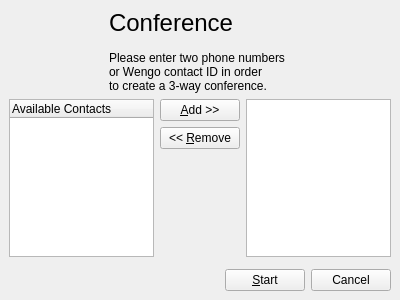
<ui version="4.0" >
 <author></author>
 <comment></comment>
 <exportmacro></exportmacro>
 <class>ConferenceInviteWidget</class>
 <widget class="QWidget" name="ConferenceInviteWidget" >
  <property name="geometry" >
   <rect>
    <x>0</x>
    <y>0</y>
    <width>400</width>
    <height>300</height>
   </rect>
  </property>
  <layout class="QGridLayout" >
   <property name="margin" >
    <number>9</number>
   </property>
   <property name="spacing" >
    <number>6</number>
   </property>
   <item row="2" column="0" >
    <spacer>
     <property name="orientation" >
      <enum>Qt::Vertical</enum>
     </property>
     <property name="sizeHint" >
      <size>
       <width>20</width>
       <height>40</height>
      </size>
     </property>
    </spacer>
   </item>
   <item row="0" column="0" >
    <widget class="QLabel" name="conferenceLabel" >
     <property name="palette" >
      <palette>
       <active>
        <color>
         <red>0</red>
         <green>0</green>
         <blue>0</blue>
        </color>
        <color>
         <red>212</red>
         <green>208</green>
         <blue>200</blue>
        </color>
        <color>
         <red>255</red>
         <green>255</green>
         <blue>255</blue>
        </color>
        <color>
         <red>234</red>
         <green>229</green>
         <blue>220</blue>
        </color>
        <color>
         <red>128</red>
         <green>128</green>
         <blue>128</blue>
        </color>
        <color>
         <red>141</red>
         <green>139</green>
         <blue>133</blue>
        </color>
        <color>
         <red>255</red>
         <green>255</green>
         <blue>255</blue>
        </color>
        <color>
         <red>255</red>
         <green>255</green>
         <blue>255</blue>
        </color>
        <color>
         <red>0</red>
         <green>0</green>
         <blue>0</blue>
        </color>
        <color>
         <red>255</red>
         <green>255</green>
         <blue>255</blue>
        </color>
        <color>
         <red>212</red>
         <green>208</green>
         <blue>200</blue>
        </color>
        <color>
         <red>64</red>
         <green>64</green>
         <blue>64</blue>
        </color>
        <color>
         <red>10</red>
         <green>36</green>
         <blue>106</blue>
        </color>
        <color>
         <red>255</red>
         <green>255</green>
         <blue>255</blue>
        </color>
        <color>
         <red>0</red>
         <green>0</green>
         <blue>255</blue>
        </color>
        <color>
         <red>255</red>
         <green>0</green>
         <blue>255</blue>
        </color>
        <color>
         <red>232</red>
         <green>232</green>
         <blue>232</blue>
        </color>
       </active>
       <inactive>
        <color>
         <red>0</red>
         <green>0</green>
         <blue>0</blue>
        </color>
        <color>
         <red>212</red>
         <green>208</green>
         <blue>200</blue>
        </color>
        <color>
         <red>255</red>
         <green>255</green>
         <blue>255</blue>
        </color>
        <color>
         <red>234</red>
         <green>229</green>
         <blue>220</blue>
        </color>
        <color>
         <red>128</red>
         <green>128</green>
         <blue>128</blue>
        </color>
        <color>
         <red>141</red>
         <green>139</green>
         <blue>133</blue>
        </color>
        <color>
         <red>255</red>
         <green>255</green>
         <blue>255</blue>
        </color>
        <color>
         <red>255</red>
         <green>255</green>
         <blue>255</blue>
        </color>
        <color>
         <red>0</red>
         <green>0</green>
         <blue>0</blue>
        </color>
        <color>
         <red>255</red>
         <green>255</green>
         <blue>255</blue>
        </color>
        <color>
         <red>212</red>
         <green>208</green>
         <blue>200</blue>
        </color>
        <color>
         <red>64</red>
         <green>64</green>
         <blue>64</blue>
        </color>
        <color>
         <red>212</red>
         <green>208</green>
         <blue>200</blue>
        </color>
        <color>
         <red>0</red>
         <green>0</green>
         <blue>0</blue>
        </color>
        <color>
         <red>0</red>
         <green>0</green>
         <blue>255</blue>
        </color>
        <color>
         <red>255</red>
         <green>0</green>
         <blue>255</blue>
        </color>
        <color>
         <red>232</red>
         <green>232</green>
         <blue>232</blue>
        </color>
       </inactive>
       <disabled>
        <color>
         <red>106</red>
         <green>104</green>
         <blue>100</blue>
        </color>
        <color>
         <red>212</red>
         <green>208</green>
         <blue>200</blue>
        </color>
        <color>
         <red>255</red>
         <green>255</green>
         <blue>255</blue>
        </color>
        <color>
         <red>233</red>
         <green>231</green>
         <blue>227</blue>
        </color>
        <color>
         <red>128</red>
         <green>128</green>
         <blue>128</blue>
        </color>
        <color>
         <red>141</red>
         <green>139</green>
         <blue>133</blue>
        </color>
        <color>
         <red>106</red>
         <green>104</green>
         <blue>100</blue>
        </color>
        <color>
         <red>255</red>
         <green>255</green>
         <blue>255</blue>
        </color>
        <color>
         <red>106</red>
         <green>104</green>
         <blue>100</blue>
        </color>
        <color>
         <red>212</red>
         <green>208</green>
         <blue>200</blue>
        </color>
        <color>
         <red>212</red>
         <green>208</green>
         <blue>200</blue>
        </color>
        <color>
         <red>0</red>
         <green>0</green>
         <blue>0</blue>
        </color>
        <color>
         <red>10</red>
         <green>36</green>
         <blue>106</blue>
        </color>
        <color>
         <red>255</red>
         <green>255</green>
         <blue>255</blue>
        </color>
        <color>
         <red>0</red>
         <green>0</green>
         <blue>255</blue>
        </color>
        <color>
         <red>255</red>
         <green>0</green>
         <blue>255</blue>
        </color>
        <color>
         <red>232</red>
         <green>232</green>
         <blue>232</blue>
        </color>
       </disabled>
      </palette>
     </property>
     <property name="acceptDrops" >
      <bool>true</bool>
     </property>
     <property name="text" >
      <string>&lt;span style=" font-size:18pt;">Conference&lt;/span>&lt;br />&lt;br />Please enter two phone numbers &lt;/p>&lt;p style=" margin-top:0px; margin-bottom:0px; margin-left:0px; margin-right:0px; -qt-block-indent:0; text-indent:0px;">or Wengo contact ID in order&lt;/p>&lt;p style=" margin-top:0px; margin-bottom:0px; margin-left:0px; margin-right:0px; -qt-block-indent:0; text-indent:0px;">to create a 3-way conference.&lt;/p></string>
     </property>
     <property name="indent" >
      <number>100</number>
     </property>
    </widget>
   </item>
   <item row="1" column="0" >
    <layout class="QGridLayout" >
     <property name="margin" >
      <number>0</number>
     </property>
     <property name="spacing" >
      <number>6</number>
     </property>
     <item row="0" column="1" >
      <widget class="QPushButton" name="addButton" >
       <property name="text" >
        <string>&amp;Add >></string>
       </property>
      </widget>
     </item>
     <item row="1" column="1" >
      <widget class="QPushButton" name="removeButton" >
       <property name="text" >
        <string>&lt;&lt; &amp;Remove</string>
       </property>
      </widget>
     </item>
     <item row="2" column="1" >
      <spacer>
       <property name="orientation" >
        <enum>Qt::Vertical</enum>
       </property>
       <property name="sizeHint" >
        <size>
         <width>20</width>
         <height>40</height>
        </size>
       </property>
      </spacer>
     </item>
     <item rowspan="3" row="0" column="0" >
      <widget class="QTreeWidget" name="contactListTreeWidget" >
       <property name="selectionMode" >
        <enum>QAbstractItemView::MultiSelection</enum>
       </property>
       <column>
        <property name="text" >
         <string>Available Contacts</string>
        </property>
       </column>
      </widget>
     </item>
     <item rowspan="3" row="0" column="2" >
      <widget class="QListWidget" name="conferenceListWidget" >
       <property name="selectionMode" >
        <enum>QAbstractItemView::MultiSelection</enum>
       </property>
      </widget>
     </item>
    </layout>
   </item>
   <item row="3" column="0" >
    <layout class="QGridLayout" >
     <property name="margin" >
      <number>0</number>
     </property>
     <property name="spacing" >
      <number>6</number>
     </property>
     <item row="0" column="0" >
      <spacer>
       <property name="orientation" >
        <enum>Qt::Horizontal</enum>
       </property>
       <property name="sizeHint" >
        <size>
         <width>40</width>
         <height>20</height>
        </size>
       </property>
      </spacer>
     </item>
     <item row="0" column="1" >
      <widget class="QPushButton" name="startButton" >
       <property name="text" >
        <string>&amp;Start</string>
       </property>
      </widget>
     </item>
     <item row="0" column="2" >
      <widget class="QPushButton" name="closeButton" >
       <property name="text" >
        <string>Cancel</string>
       </property>
      </widget>
     </item>
    </layout>
   </item>
  </layout>
 </widget>
 <pixmapfunction></pixmapfunction>
 <tabstops>
  <tabstop>contactListTreeWidget</tabstop>
  <tabstop>addButton</tabstop>
  <tabstop>removeButton</tabstop>
  <tabstop>conferenceListWidget</tabstop>
  <tabstop>startButton</tabstop>
  <tabstop>closeButton</tabstop>
 </tabstops>
 <resources>
  <include location="wengophone.qrc" />
 </resources>
 <connections>
  <connection>
   <sender>closeButton</sender>
   <signal>clicked()</signal>
   <receiver>ConferenceInviteWidget</receiver>
   <slot>close()</slot>
   <hints>
    <hint type="sourcelabel" >
     <x>366</x>
     <y>278</y>
    </hint>
    <hint type="destinationlabel" >
     <x>397</x>
     <y>274</y>
    </hint>
   </hints>
  </connection>
 </connections>
</ui>
